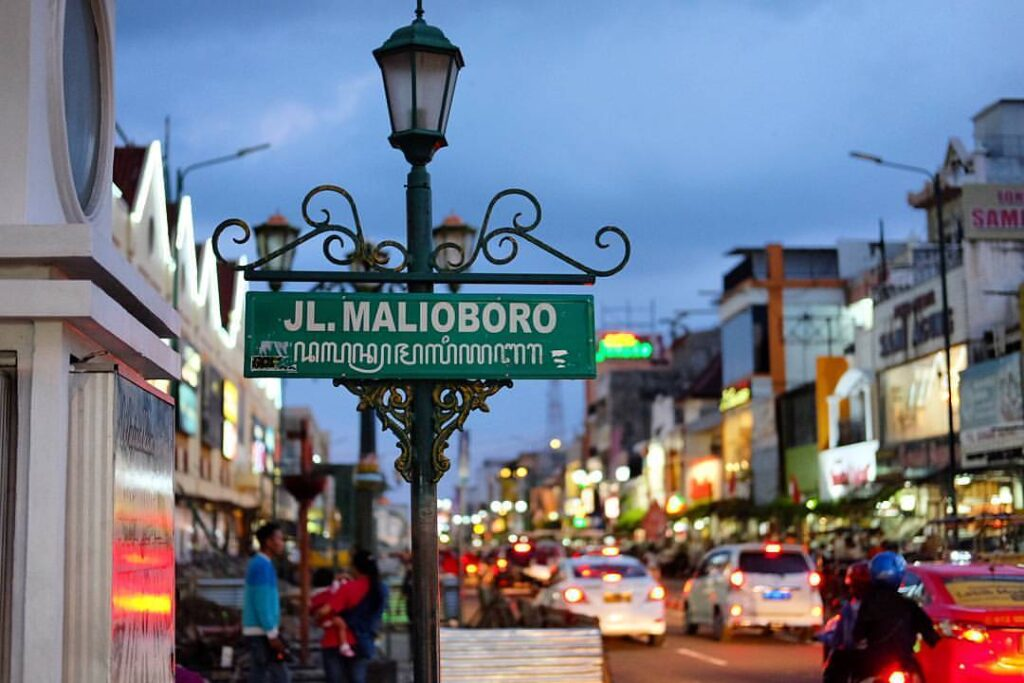
#> input picture image/malioboro.jpg, 1024 x 683 px
$ python 17_brightness_dan_contrast.py
#> lines starting #> are read from the running program, lines starting #| are printed output that depends on the picture
"""
==========================================================================
PERCOBAAN 17: BRIGHTNESS DAN CONTRAST SEDERHANA
==========================================================================
Program ini mempelajari cara mengatur kecerahan (brightness) dan
kontras gambar menggunakan operasi linear dan non-linear.

Rumus dasar:
  g(x,y) = α * f(x,y) + β
  - α (alpha/gain) → mengontrol kontras (α > 1 = kontras naik)
  - β (beta/bias)  → mengontrol brightness (β > 0 = lebih terang)

Fungsi utama:
- cv2.convertScaleAbs(src, alpha, beta) → Kontras + brightness
- np.clip() → Membatasi nilai piksel ke rentang valid
- cv2.normalize() → Normalisasi rentang nilai
==========================================================================
"""

import cv2
import numpy as np
import os
import matplotlib.pyplot as plt

SCRIPT_DIR = os.path.dirname(os.path.abspath(__file__))
IMAGE_DIR = os.path.join(SCRIPT_DIR, "image")
OUTPUT_DIR = os.path.join(SCRIPT_DIR, "output")
os.makedirs(OUTPUT_DIR, exist_ok=True)
os.makedirs(IMAGE_DIR, exist_ok=True)


def _ensure_dark_image():
    sample = os.path.join(IMAGE_DIR, "foto_gelap.jpg")
    if not os.path.exists(sample):
        print(f"[INFO] '{sample}' tidak ditemukan — membuat placeholder gelap.")
        h, w = 360, 360
        # buat gambar gelap dengan beberapa variasi
        img_ph = np.full((h, w, 3), (25, 30, 40), dtype=np.uint8)
        # tambahkan highlight area (lampu)
        cv2.circle(img_ph, (w//3, h//3), 30, (180, 160, 120), -1)
        cv2.circle(img_ph, (w//2 + 40, h//2 - 20), 20, (140, 120, 200), -1)
        cv2.putText(img_ph, "Foto Gelap (placeholder)", (10, h - 12),
                    cv2.FONT_HERSHEY_SIMPLEX, 0.5, (200, 200, 200), 1)
        cv2.imwrite(sample, img_ph)


_ensure_dark_image()

print("=" * 60)
print("PERCOBAAN 17: BRIGHTNESS DAN CONTRAST")
print("=" * 60)

# Membaca gambar
img = cv2.imread(os.path.join(IMAGE_DIR, "malioboro.jpg"))
#> img is the input picture: shape (683, 1024, 3); mean B, G, R 133.5, 119.1, 112.9
if img is None:
    print("[ERROR] Jalankan download_image.py terlebih dahulu!")
    exit()

img = cv2.resize(img, (300, 300))
#> img: shape (300, 300, 3)
print(f"[INFO] Gambar: {img.shape}")
#| [INFO] Gambar: (300, 300, 3)

# ============================================================
# 1. Mengatur brightness menggunakan cv2.add
# ============================================================
print("\n--- 1. Brightness dengan cv2.add ---")

# cv2.add melakukan penjumlahan dengan saturasi (max=255)
# Membuat array konstan untuk ditambahkan
terang = cv2.add(img, np.full_like(img, 60))
gelap = cv2.subtract(img, np.full_like(img, 60))

print(f"  Terang (+60): mean = {terang.mean():.1f}")
#|   Terang (+60): mean = 177.5
print(f"  Gelap  (-60): mean = {gelap.mean():.1f}")
#|   Gelap  (-60): mean = 68.0

# ============================================================
# 2. Brightness dengan cv2.convertScaleAbs
# ============================================================
print("\n--- 2. Brightness dengan convertScaleAbs ---")

# cv2.convertScaleAbs(src, alpha=1.0, beta=0)
# Menghitung: |alpha * src + beta| lalu konversi ke uint8
# ★ KODE INTI ★ — alpha = KONTRAS (>1 lebih kontras), beta = BRIGHTNESS (+naik, -turun)
# alpha=1 artinya kontras tetap, beta mengubah brightness
img_bright = cv2.convertScaleAbs(img, alpha=1.0, beta=50)    # beta +50 → gambar lebih TERANG
img_dark = cv2.convertScaleAbs(img, alpha=1.0, beta=-50)     # beta -50 → gambar lebih GELAP

print(f"  Beta=+50 (terang): mean = {img_bright.mean():.1f}")
#|   Beta=+50 (terang): mean = 168.9
print(f"  Beta=-50 (gelap):  mean = {img_dark.mean():.1f}")
#|   Beta=-50 (gelap):  mean = 80.5

# ============================================================
# 3. Mengatur kontras
# ============================================================
print("\n--- 3. Kontras ---")

# ★ KODE INTI ★ — alpha mengubah KONTRAS:
# alpha > 1.0 → distribusi piksel MELEBAR (kontras naik, shadow gelap, highlight terang)
# alpha < 1.0 → distribusi piksel MENYEMPIT (kontras turun, warna abu-abu merata)
img_kontras_tinggi = cv2.convertScaleAbs(img, alpha=1.5, beta=0)   # kontras naik 50%
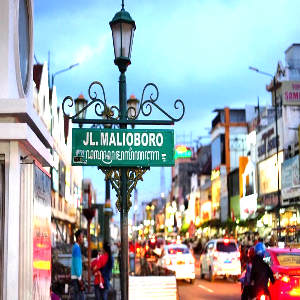
#> img_kontras_tinggi: shape (300, 300, 3); mean B, G, R 174.2, 172.7, 161.4
# alpha < 1.0 → kontras menurun
img_kontras_rendah = cv2.convertScaleAbs(img, alpha=0.5, beta=0)   # kontras turun 50%
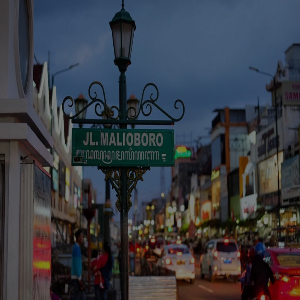
#> img_kontras_rendah: shape (300, 300, 3); mean B, G, R 66.7, 59.5, 56.4
# alpha > 1 + beta < 0 → kontras naik tanpa terlalu terang
img_kontras_balanced = cv2.convertScaleAbs(img, alpha=1.5, beta=-60)
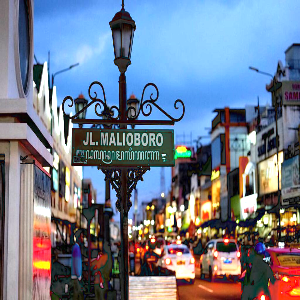
#> img_kontras_balanced: shape (300, 300, 3); mean B, G, R 142.9, 125.1, 115.2

print(f"  Alpha=1.5 (kontras tinggi): std = {img_kontras_tinggi.std():.1f}")
#|   Alpha=1.5 (kontras tinggi): std = 80.0
print(f"  Alpha=0.5 (kontras rendah): std = {img_kontras_rendah.std():.1f}")
#|   Alpha=0.5 (kontras rendah): std = 32.5
print(f"  Alpha=1.5 Beta=-60 (balanced): std = {img_kontras_balanced.std():.1f}")
#|   Alpha=1.5 Beta=-60 (balanced): std = 80.1

# ============================================================
# 4. Kombinasi brightness + kontras
# ============================================================
print("\n--- 4. Kombinasi Brightness + Kontras ---")

kombinasi = [
    (1.0, 0, "Original"),
    (1.3, 20, "Cerah+Kontras"),
    (0.7, -10, "Gelap+Flat"),
    (1.5, -40, "Kontras Tinggi"),
    (0.5, 50, "Terang+Flat"),
    (2.0, -100, "Sangat Kontras"),
]

hasil_kombinasi = []
for alpha, beta, nama in kombinasi:
    # Terapkan transformasi linear
    hasil = cv2.convertScaleAbs(img, alpha=alpha, beta=beta)
    hasil_kombinasi.append((hasil, nama))
    print(f"  α={alpha:.1f} β={beta:+d} → {nama}")
#> this loop made 6 passes
#> pass 3, `hasil = cv2.convertScaleAbs(img, alpha=alpha, beta=beta)`:
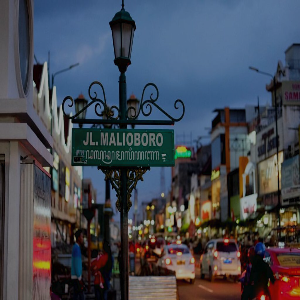
#> hasil: shape (300, 300, 3); mean B, G, R 83.9, 73.8, 69.5
#> after the loop, hasil_kombinasi = 6 items

# ============================================================
# 5. Brightness/kontras manual dengan NumPy
# ============================================================
print("\n--- 5. Manual dengan NumPy ---")

alpha_m = 1.3
beta_m = 20

# Konversi ke float untuk menghindari overflow
img_float = img.astype(np.float64)
# Rumus: g(x) = alpha * f(x) + beta
img_manual = alpha_m * img_float + beta_m
# np.clip membatasi nilai ke rentang [0, 255]
img_manual = np.clip(img_manual, 0, 255).astype(np.uint8)

# Bandingkan dengan cv2.convertScaleAbs
img_cv = cv2.convertScaleAbs(img, alpha=alpha_m, beta=beta_m)
perbedaan = np.mean(cv2.absdiff(img_manual, img_cv))
#> perbedaan = 0.364
print(f"  Perbedaan manual vs cv2: {perbedaan:.4f}")
#|   Perbedaan manual vs cv2: 0.3643

# ============================================================
# 6. Normalisasi kontras (auto contrast)
# ============================================================
print("\n--- 6. Auto Contrast (Normalisasi) ---")

# Konversi ke grayscale
gray = cv2.cvtColor(img, cv2.COLOR_BGR2GRAY)

# cv2.normalize memetakan rentang nilai ke [0, 255]
# NORM_MINMAX: min→0, max→255 (memanfaatkan seluruh rentang)
gray_norm = cv2.normalize(gray, None, 0, 255, cv2.NORM_MINMAX)
print(f"  Sebelum: min={gray.min()}, max={gray.max()}")
#|   Sebelum: min=0, max=255
print(f"  Sesudah: min={gray_norm.min()}, max={gray_norm.max()}")
#|   Sesudah: min=0, max=255

# Normalisasi per channel untuk gambar berwarna
b, g, r = cv2.split(img)
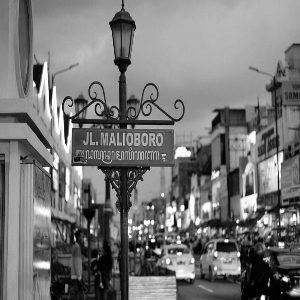
#> g: shape (300, 300); min 0, max 255, mean 118.9
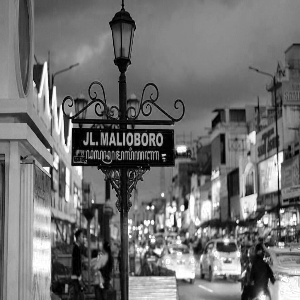
#> r: shape (300, 300); min 0, max 255, mean 112.8
b_norm = cv2.normalize(b, None, 0, 255, cv2.NORM_MINMAX)
g_norm = cv2.normalize(g, None, 0, 255, cv2.NORM_MINMAX)
r_norm = cv2.normalize(r, None, 0, 255, cv2.NORM_MINMAX)
img_auto = cv2.merge([b_norm, g_norm, r_norm])

# ============================================================
# 7. Look-Up Table (LUT) untuk brightness
# ============================================================
print("\n--- 7. LUT Brightness ---")

def buat_lut_brightness(beta):
    """Membuat Look-Up Table untuk brightness adjustment."""
    # Tabel 256 nilai (0-255)
    tabel = np.arange(256, dtype=np.int16) + beta
    # Clip ke rentang valid
    tabel = np.clip(tabel, 0, 255).astype(np.uint8)
    return tabel

# Membuat LUT dengan brightness +40
lut_bright = buat_lut_brightness(40)
# cv2.LUT menerapkan look-up table ke gambar (sangat cepat)
img_lut_bright = cv2.LUT(img, lut_bright)

# LUT brightness -40
lut_dark = buat_lut_brightness(-40)
img_lut_dark = cv2.LUT(img, lut_dark)

print("  LUT +40 dan -40 diterapkan (sangat cepat)")

# ============================================================
# 8. Visualisasi
# ============================================================

fig, axes = plt.subplots(3, 4, figsize=(20, 15))

# Baris 1: Brightness
axes[0, 0].imshow(cv2.cvtColor(img, cv2.COLOR_BGR2RGB))
axes[0, 0].set_title("Original")
axes[0, 1].imshow(cv2.cvtColor(terang, cv2.COLOR_BGR2RGB))
axes[0, 1].set_title("Brightness +60")
axes[0, 2].imshow(cv2.cvtColor(gelap, cv2.COLOR_BGR2RGB))
axes[0, 2].set_title("Brightness -60")
axes[0, 3].imshow(cv2.cvtColor(img_auto, cv2.COLOR_BGR2RGB))
axes[0, 3].set_title("Auto Contrast")

# Baris 2: Kontras
axes[1, 0].imshow(cv2.cvtColor(img_kontras_tinggi, cv2.COLOR_BGR2RGB))
axes[1, 0].set_title("Kontras α=1.5")
axes[1, 1].imshow(cv2.cvtColor(img_kontras_rendah, cv2.COLOR_BGR2RGB))
axes[1, 1].set_title("Kontras α=0.5")
axes[1, 2].imshow(cv2.cvtColor(img_kontras_balanced, cv2.COLOR_BGR2RGB))
axes[1, 2].set_title("α=1.5 β=-60")
axes[1, 3].imshow(cv2.cvtColor(hasil_kombinasi[5][0], cv2.COLOR_BGR2RGB))
axes[1, 3].set_title("α=2.0 β=-100")

# Baris 3: LUT + kombinasi
axes[2, 0].imshow(cv2.cvtColor(img_lut_bright, cv2.COLOR_BGR2RGB))
axes[2, 0].set_title("LUT +40")
axes[2, 1].imshow(cv2.cvtColor(img_lut_dark, cv2.COLOR_BGR2RGB))
axes[2, 1].set_title("LUT -40")
axes[2, 2].imshow(gray, cmap="gray")
axes[2, 2].set_title("Gray Original")
axes[2, 3].imshow(gray_norm, cmap="gray")
axes[2, 3].set_title("Gray Normalized")

for ax in axes.flat:
    ax.axis("off")

plt.suptitle("Percobaan 17: Brightness & Contrast", fontsize=16, fontweight="bold")
plt.tight_layout()

output_path = os.path.join(OUTPUT_DIR, "17_brightness_contrast_hasil.png")
plt.savefig(output_path, dpi=150, bbox_inches="tight")
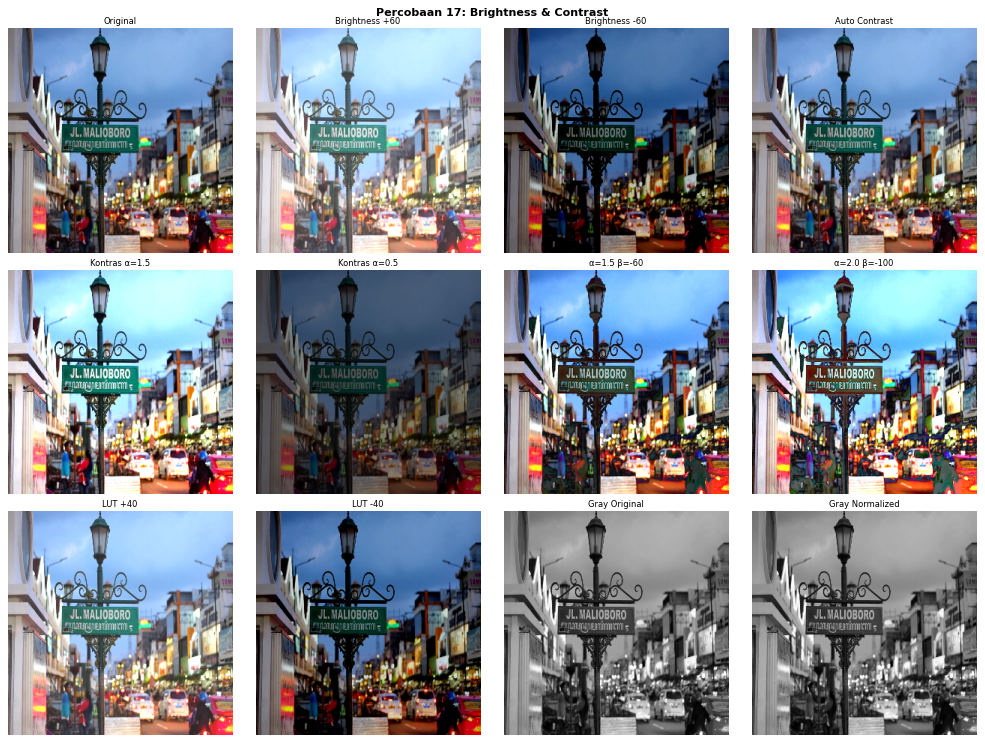
#> figure drawn by matplotlib, 12 panels
print(f"\n[OUTPUT] Hasil disimpan di: {output_path}")
plt.show()

print("\n" + "=" * 60)
print("RINGKASAN PERCOBAAN 17")
print("=" * 60)
print("  g(x) = α * f(x) + β")
print("  α (alpha) → kontras (>1 naik, <1 turun)")
print("  β (beta)  → brightness (>0 terang, <0 gelap)")
print("  cv2.convertScaleAbs → fungsi utama")
print("  cv2.normalize → auto contrast (NORM_MINMAX)")
print("  cv2.LUT → cepat untuk transformasi look-up")
print("=" * 60)

$ run again, with image/ballroom.jpg copied over image/malioboro.jpg
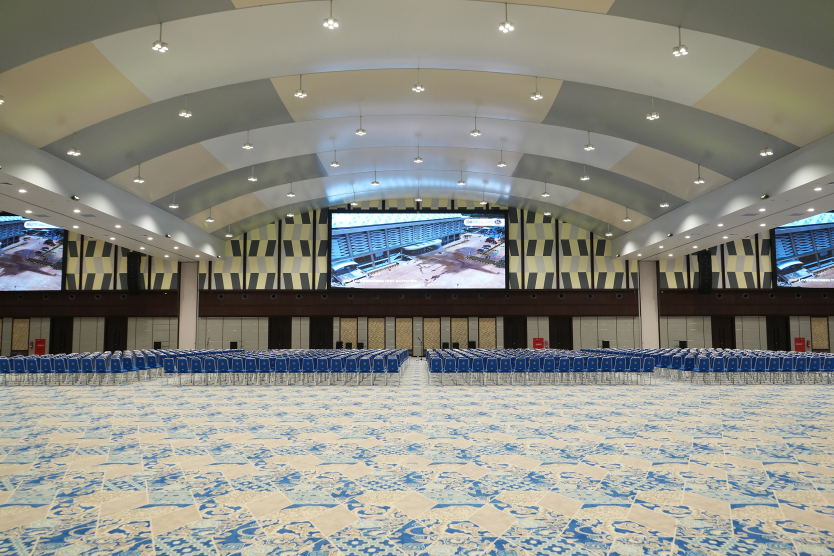
#> input picture image/ballroom.jpg, 2500 x 1667 px (shown at 1/3 size)
#> img is the input picture: shape (1667, 2500, 3); mean B, G, R 131.6, 139.7, 139.2
#> img: shape (300, 300, 3)
#| [INFO] Gambar: (300, 300, 3)
#|   Terang (+60): mean = 194.0
#|   Gelap  (-60): mean = 80.2
#|   Beta=+50 (terang): mean = 185.2
#|   Beta=-50 (gelap):  mean = 91.6
#> `img_kontras_balanced = cv2.convertScaleAbs(img, alpha=1.5, beta=-60)`:
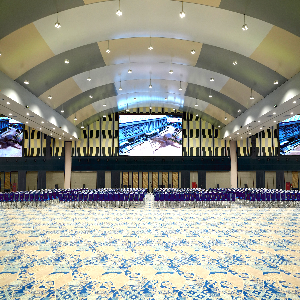
#> img_kontras_balanced: shape (300, 300, 3); mean B, G, R 140.9, 152.3, 150.9
#|   Alpha=1.5 (kontras tinggi): std = 67.7
#|   Alpha=0.5 (kontras rendah): std = 27.4
#|   Alpha=1.5 Beta=-60 (balanced): std = 71.0
#> after the loop `for alpha, beta, nama in kombinasi:`: hasil_kombinasi = 6 items
#> perbedaan = 0.343
#|   Perbedaan manual vs cv2: 0.3426
#|   Sebelum: min=1, max=255
#|   Sesudah: min=0, max=255
#> `b, g, r = cv2.split(img)`:
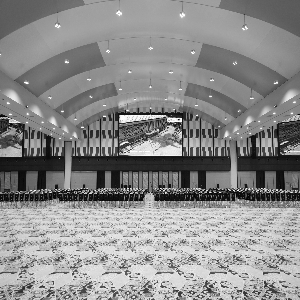
#> r: shape (300, 300); min 0, max 255, mean 139.1

$ run again, with image/bunga.jpg copied over image/malioboro.jpg
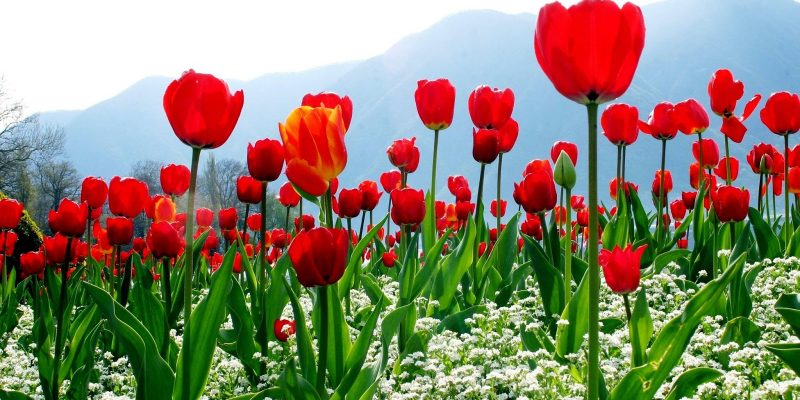
#> input picture image/bunga.jpg, 800 x 400 px
#> img is the input picture: shape (400, 800, 3); mean B, G, R 108.8, 130, 139.5
#> img: shape (300, 300, 3)
#| [INFO] Gambar: (300, 300, 3)
#|   Terang (+60): mean = 174.1
#|   Gelap  (-60): mean = 79.5
#|   Beta=+50 (terang): mean = 167.0
#|   Beta=-50 (gelap):  mean = 96.8
#|   Alpha=1.5 (kontras tinggi): std = 100.6
#|   Alpha=0.5 (kontras rendah): std = 45.3
#|   Alpha=1.5 Beta=-60 (balanced): std = 94.0
#> after the loop `for alpha, beta, nama in kombinasi:`: hasil_kombinasi = 6 items
#> perbedaan = 0.269
#|   Perbedaan manual vs cv2: 0.2690
#|   Sebelum: min=0, max=255
#|   Sesudah: min=0, max=255
#> `b, g, r = cv2.split(img)`:
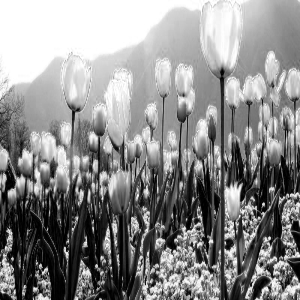
#> r: shape (300, 300); min 0, max 255, mean 139.4
